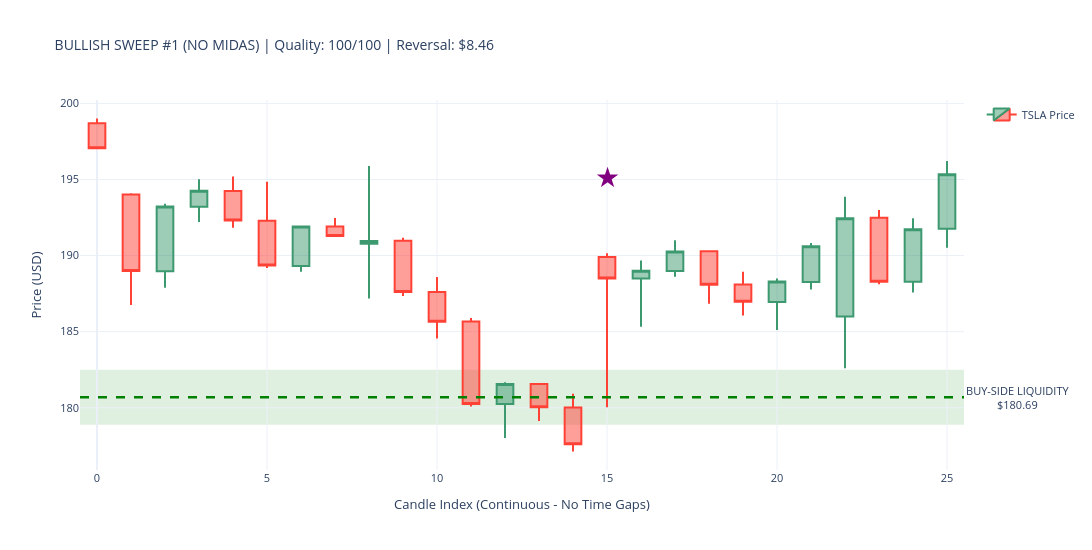
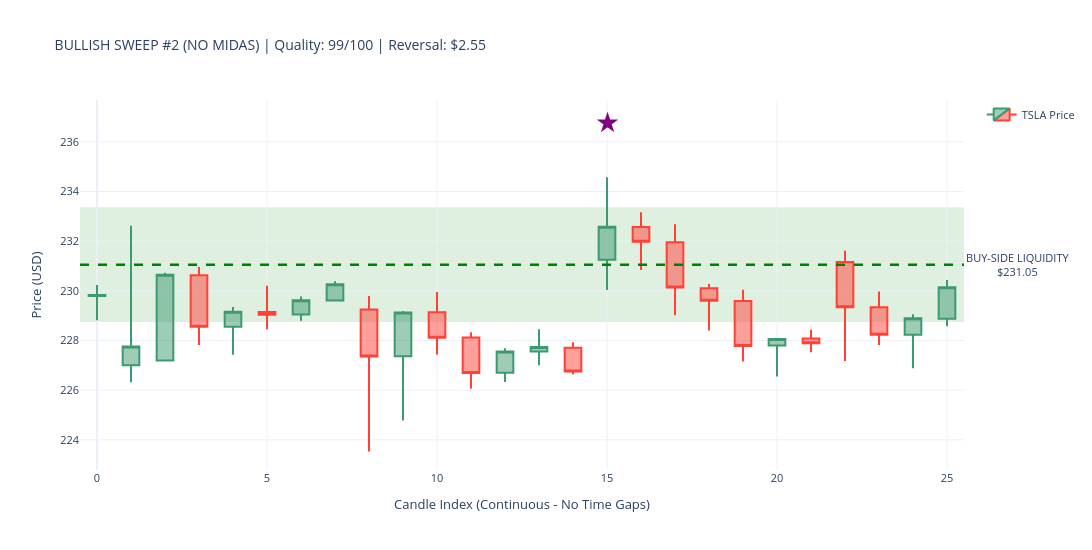
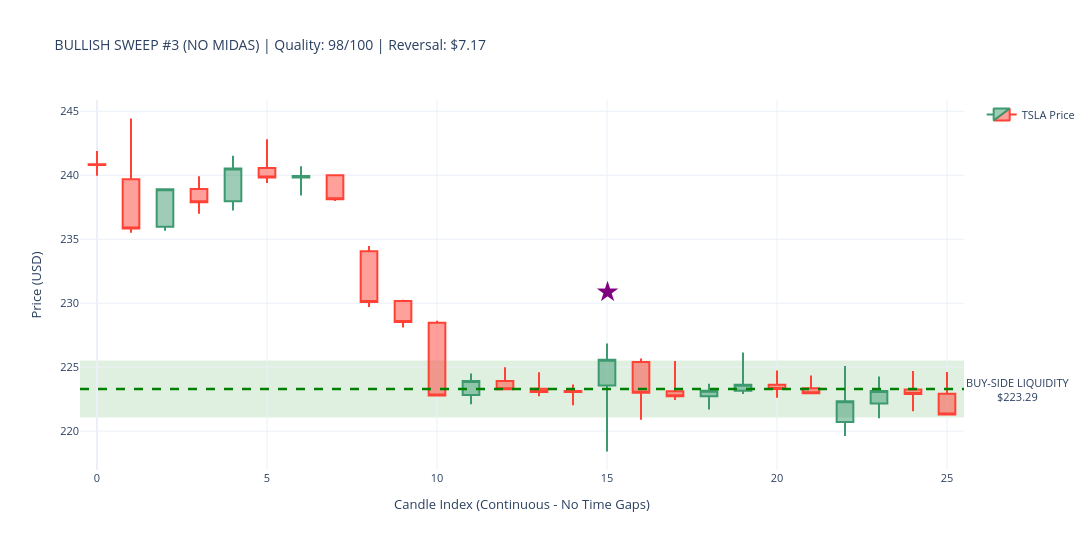
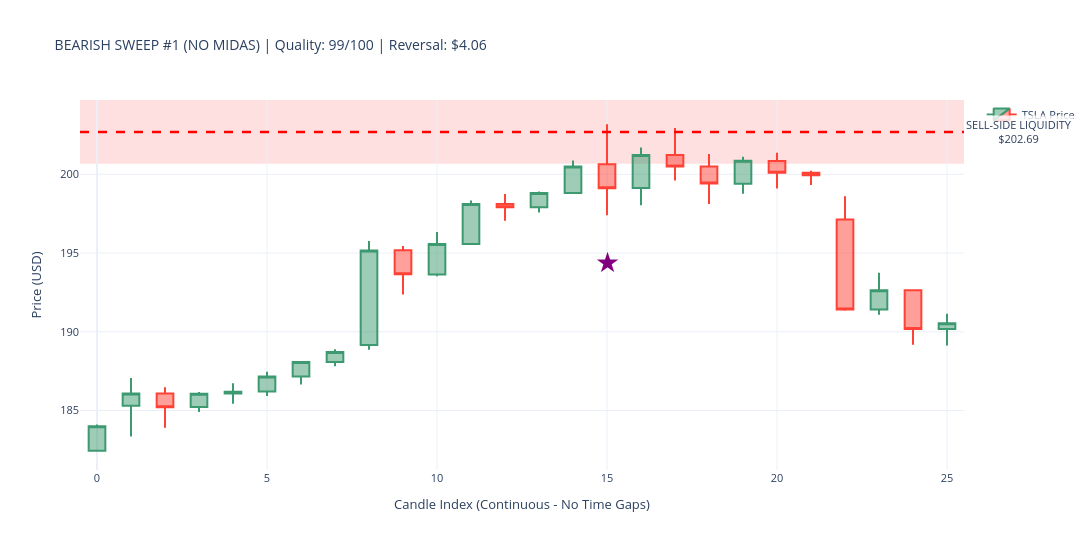

Source (notebook cell) for these figures, in order:
### Code cell
# ---------------------------------------------------------------------------
# SWEEP DETECTION CANDLESTICK VISUALIZATIONS WITH LIQUIDITY ZONES
# ---------------------------------------------------------------------------
# ---------------------------------------------------------------------------
# SAFETY CHECK - Ensure Part 8 has executed
# ---------------------------------------------------------------------------
required_vars = ['zones_df_daily', 'zones_df_hourly', 'sweeps_hourly_no_midas', 'sweeps_hourly_with_midas', 'hourly_data']
missing_vars = [v for v in required_vars if v not in globals()]

if missing_vars:
    print(f"\n⚠ WARNING: Missing variables - {missing_vars}")
    print("Please execute Part 8 (Main Execution) cell first to generate zones and sweeps.")
    print("Skipping visualization...")
else:
    print("\n✓ All required variables present. Proceeding with visualization...")

# Only run visualization if all variables are present
if not missing_vars:

    print("\n" + "=" * 70)
    print("VISUALIZING TOP SWEEPS - CANDLESTICK CHARTS WITH LIQUIDITY ZONES")
    print("=" * 70)

    import plotly.graph_objects as go

    # Use existing hourly_data from earlier analysis
    price_data = hourly_data.copy()
    print(f"\n✓ Analysing hourly data: {len(price_data)} candles")
    print(f"  Date range: {price_data['timestamp'].min().date()} to {price_data['timestamp'].max().date()}")

    # Debug: Check sweeps
    print(f"\nSweep data check:")
    print(f"  NO MIDAS: {len(sweeps_hourly_no_midas)} total sweeps")
    if len(sweeps_hourly_no_midas) > 0:
        print(f"    - Bullish: {(sweeps_hourly_no_midas['sweep_type']=='BULLISH').sum()}")
        print(f"    - Bearish: {(sweeps_hourly_no_midas['sweep_type']=='BEARISH').sum()}")
    
    print(f"  WITH MIDAS: {len(sweeps_hourly_with_midas)} total sweeps")
    if len(sweeps_hourly_with_midas) > 0:
        print(f"    - Bullish: {(sweeps_hourly_with_midas['sweep_type']=='BULLISH').sum()}")
        print(f"    - Bearish: {(sweeps_hourly_with_midas['sweep_type']=='BEARISH').sum()}")

    # Candlestick plotting function with liquidity zones
    def make_candlestick_chart_with_zones(price_df, sweep_timestamp, zone_level, sweep_type, chart_title):
        """
        Create candlestick chart with liquidity zone shading
        Uses arrow/marker notation for sweep detection point
        Plots candles continuously without time gaps
        """
        try:
            # Find closest candle to sweep time
            price_df_copy = price_df.copy()
            price_df_copy['ts_str'] = price_df_copy['timestamp'].astype(str).str[:10]
            sweep_ts_str = pd.to_datetime(sweep_timestamp).strftime('%Y-%m-%d')
        
            matching = price_df_copy[price_df_copy['ts_str'] == sweep_ts_str]
            if len(matching) == 0:
                return None
        
            sweep_idx = matching.index[0]
        
            # Get context: 15 before, 10 after
            # Convert index to position within price_df
            sweep_pos = price_df.index.get_loc(sweep_idx)
        
            # Get context: 15 before, 10 after
            start_pos = max(0, sweep_pos - 15)
            end_pos = min(len(price_df) - 1, sweep_pos + 10)
        
        
            subset = price_df.iloc[start_pos:end_pos+1].copy()
            
            # Create sequential index for continuous plotting (no time gaps)
            subset = subset.reset_index(drop=True)
            subset['candle_idx'] = range(len(subset))
            timestamp_labels = subset['timestamp'].dt.strftime('%Y-%m-%d %H:%M').values
        
            # Create figure with larger size using sequential x-axis
            fig = go.Figure(data=[go.Candlestick(
                x=subset['candle_idx'],
                open=subset['open'],
                high=subset['high'],
                low=subset['low'],
                close=subset['close'],
                name='TSLA Price',
                customdata=timestamp_labels,
                hovertemplate='<b>%{customdata}</b><br>Open: $%{open:.2f}<br>High: $%{high:.2f}<br>Low: $%{low:.2f}<br>Close: $%{close:.2f}<extra></extra>'
            )])
        
            # Add liquidity zone as shaded region
            if sweep_type == 'BULLISH':
                # Buy-side liquidity zone (support)
                fig.add_hrect(
                    y0=zone_level * 0.99,
                    y1=zone_level * 1.01,
                    fillcolor='green',
                    opacity=0.12,
                    layer='below',
                    line_width=0
                )
                zone_color = 'green'
                zone_label = 'BUY-SIDE LIQUIDITY'
            else:
                # Sell-side liquidity zone (resistance)
                fig.add_hrect(
                    y0=zone_level * 0.99,
                    y1=zone_level * 1.01,
                    fillcolor='red',
                    opacity=0.12,
                    layer='below',
                    line_width=0
                )
                zone_color = 'red'
                zone_label = 'SELL-SIDE LIQUIDITY'
        
            # Add zone level line with label
            fig.add_hline(
                y=zone_level,
                line_width=2.5,
                line_dash='dash',
                line_color=zone_color,
                annotation_text=f'{zone_label}<br>${zone_level:.2f}',
                annotation_position='right',
                annotation=dict(font_size=11, bgcolor='rgba(255,255,255,0.8)')
            )
        
            # Add sweep detection point with arrow marker
            sweep_subset_pos = sweep_pos - start_pos
            sweep_x = subset.iloc[sweep_subset_pos]['candle_idx']
            sweep_candle_high = subset.iloc[sweep_subset_pos]['high']
            sweep_candle_low = subset.iloc[sweep_subset_pos]['low']
        
            # Position arrow: buy-side above, sell-side below the candle
            candle_range = sweep_candle_high - sweep_candle_low
            if sweep_type == 'BULLISH':
                # Buy-side: star above the candle
                arrow_y = sweep_candle_high + candle_range * 0.5
                arrow_symbol = '★'
            else:
                # Sell-side: star below the candle
                arrow_y = sweep_candle_low - candle_range * 0.5
                arrow_symbol = '★'
        
            fig.add_annotation(
                x=sweep_x,
                y=arrow_y,
                text=arrow_symbol,
                showarrow=False,
                font=dict(size=28, color='purple'),
                xanchor='center'
            )
        
            fig.update_layout(
                title=dict(text=chart_title, font=dict(size=14)),
                yaxis_title='Price (USD)',
                xaxis_title='Candle Index (Continuous - No Time Gaps)',
                template='plotly_white',
                height=550,
                width=1150,
                hovermode='x unified',
                xaxis_rangeslider_visible=False,
                xaxis=dict(type='linear'),
                showlegend=True,
                font=dict(size=11),
                margin=dict(l=80, r=100, t=100, b=80)
            )
        
            return fig
        
        except Exception as e:
            print(f"      ✗ Error: {e}")
            return None

    # =========================================================================
    # PLOT NO MIDAS SWEEPS WITH LIQUIDITY ZONES
    # =========================================================================
    if len(sweeps_hourly_no_midas) > 0:
        print("\n" + "=" * 70)
        print("NO MIDAS SWEEPS WITH LIQUIDITY ZONES")
        print("=" * 70)
    
        # Get top 3 of each type
        bull_nm = sweeps_hourly_no_midas[sweeps_hourly_no_midas['sweep_type']=='BULLISH'].nlargest(3, 'sweep_quality_score')
        bear_nm = sweeps_hourly_no_midas[sweeps_hourly_no_midas['sweep_type']=='BEARISH'].nlargest(3, 'sweep_quality_score')
    
        print(f"\nBUYING SWEEPS - Targeting Buy-Side Liquidity ({len(bull_nm)}):")
        for i, (idx, row) in enumerate(bull_nm.iterrows(), 1):
            title = f"BULLISH SWEEP #{i} (NO MIDAS) | Quality: {row['sweep_quality_score']:.0f}/100 | Reversal: ${row['reversal_distance']:.2f}"
            print(f"  {i}. {row['timestamp']} - Buy-Side Zone: ${row['zone_level']:.2f}")
            fig = make_candlestick_chart_with_zones(price_data, row['timestamp'], row['zone_level'], 'BULLISH', title)
            if fig:
                fig.show()
            else:
                print(f"      → Could not create chart")
    
        print(f"\nSELLING SWEEPS - Targeting Sell-Side Liquidity ({len(bear_nm)}):")
        for i, (idx, row) in enumerate(bear_nm.iterrows(), 1):
            title = f"BEARISH SWEEP #{i} (NO MIDAS) | Quality: {row['sweep_quality_score']:.0f}/100 | Reversal: ${row['reversal_distance']:.2f}"
            print(f"  {i}. {row['timestamp']} - Sell-Side Zone: ${row['zone_level']:.2f}")
            fig = make_candlestick_chart_with_zones(price_data, row['timestamp'], row['zone_level'], 'BEARISH', title)
            if fig:
                fig.show()
            else:
                print(f"      → Could not create chart")
    else:
        print("\n✗ No sweeps in NO MIDAS dataset")

    # =========================================================================
    # PLOT WITH MIDAS SWEEPS WITH LIQUIDITY ZONES
    # =========================================================================
    if len(sweeps_hourly_with_midas) > 0:
        print("\n" + "=" * 70)
        print("WITH MIDAS SWEEPS WITH LIQUIDITY ZONES")
        print("=" * 70)
    
        # Get top 3 of each type
        bull_wm = sweeps_hourly_with_midas[sweeps_hourly_with_midas['sweep_type']=='BULLISH'].nlargest(3, 'sweep_quality_score')
        bear_wm = sweeps_hourly_with_midas[sweeps_hourly_with_midas['sweep_type']=='BEARISH'].nlargest(3, 'sweep_quality_score')
    
        print(f"\nBUYING SWEEPS - Targeting Buy-Side Liquidity ({len(bull_wm)}):")
        for i, (idx, row) in enumerate(bull_wm.iterrows(), 1):
            title = f"BULLISH SWEEP #{i} (WITH MIDAS) | Quality: {row['sweep_quality_score']:.0f}/100 | Reversal: ${row['reversal_distance']:.2f}"
            print(f"  {i}. {row['timestamp']} - Buy-Side Zone: ${row['zone_level']:.2f}")
            fig = make_candlestick_chart_with_zones(price_data, row['timestamp'], row['zone_level'], 'BULLISH', title)
            if fig:
                fig.show()
            else:
                print(f"      → Could not create chart")
    
        print(f"\nSELLING SWEEPS - Targeting Sell-Side Liquidity ({len(bear_wm)}):")
        for i, (idx, row) in enumerate(bear_wm.iterrows(), 1):
            title = f"BEARISH SWEEP #{i} (WITH MIDAS) | Quality: {row['sweep_quality_score']:.0f}/100 | Reversal: ${row['reversal_distance']:.2f}"
            print(f"  {i}. {row['timestamp']} - Sell-Side Zone: ${row['zone_level']:.2f}")
            fig = make_candlestick_chart_with_zones(price_data, row['timestamp'], row['zone_level'], 'BEARISH', title)
            if fig:
                fig.show()
            else:
                print(f"      → Could not create chart")
    else:
        print("\n✗ No sweeps in WITH MIDAS dataset")

    print("\n" + "=" * 70)
    print("✓ LIQUIDITY ZONE SWEEP VISUALIZATION COMPLETE")
    print("=" * 70)
    print("\nVISUAL LEGEND:")
    print("  🟢 GREEN SHADED ZONE: Buy-Side Liquidity (Support)")
    print("  🔴 RED SHADED ZONE: Sell-Side Liquidity (Resistance)")
    print("  ★ Star: Sweep Detection Point")
    print("  - - DASHED LINE: Liquidity Zone Level")

### Figure 1 — Plotly figure (JSON) as saved in the notebook; plotly's stock layout.template omitted (floating-point values rounded to 4 significant figures)
{"data": [{"close": [197.1, 189.0, 193.2, 194.3, 192.3, 189.3, 191.9, 191.3, 191.0, 187.6, 185.7, 180.2, 181.6, 180.0, 177.6, 188.5, 189.0, 190.3, 188.1, 187.0, 188.3, 190.6, 192.4, 188.3, 191.7, 195.3], "customdata": ["2022-11-07 15:30", "2022-11-08 09:30", "2022-11-08 10:30", "2022-11-08 11:30", "2022-11-08 12:30", "2022-11-08 13:30", "2022-11-08 14:30", "2022-11-08 15:30", "2022-11-09 09:30", "2022-11-09 10:30", "2022-11-09 11:30", "2022-11-09 12:30", "2022-11-09 13:30", "2022-11-09 14:30", "2022-11-09 15:30", "2022-11-10 09:30", "2022-11-10 10:30", "2022-11-10 11:30", "2022-11-10 12:30", "2022-11-10 13:30", "2022-11-10 14:30", "2022-11-10 15:30", "2022-11-11 09:30", "2022-11-11 10:30", "2022-11-11 11:30", "2022-11-11 12:30"], "high": [199.0, 194.1, 193.4, 195.0, 195.2, 194.8, 192.0, 192.5, 195.9, 191.2, 188.6, 185.9, 181.7, 181.6, 180.9, 190.2, 189.7, 191.0, 190.3, 188.9, 188.5, 190.8, 193.9, 193.0, 192.5, 196.2], "hovertemplate": "<b>%{customdata}</b><br>Open: $%{open:.2f}<br>High: $%{high:.2f}<br>Low: $%{low:.2f}<br>Close: $%{close:.2f}<extra></extra>", "low": [197.0, 186.8, 187.9, 192.2, 191.8, 189.2, 188.9, 191.2, 187.2, 187.3, 184.6, 180.1, 178.0, 179.1, 177.1, 180.0, 185.3, 188.6, 186.8, 186.1, 185.1, 187.8, 182.6, 188.1, 187.6, 190.5], "name": "TSLA Price", "open": [198.7, 194.0, 189.0, 193.2, 194.2, 192.3, 189.3, 191.9, 190.8, 191.0, 187.6, 185.7, 180.2, 181.6, 180.0, 189.9, 188.5, 189.0, 190.3, 188.1, 186.9, 188.3, 186.0, 192.5, 188.3, 191.8], "type": "candlestick", "x": [0, 1, 2, 3, 4, 5, 6, 7, 8, 9, 10, 11, 12, 13, 14, 15, 16, 17, 18, 19, 20, 21, 22, 23, 24, 25]}], "layout": {"annotations": [{"bgcolor": "rgba(255,255,255,0.8)", "font": {"size": 11}, "showarrow": false, "text": "BUY-SIDE LIQUIDITY<br>$180.69", "x": 1, "xanchor": "left", "xref": "x domain", "y": 180.7, "yanchor": "middle", "yref": "y"}, {"font": {"color": "purple", "size": 28}, "showarrow": false, "text": "★", "x": 15, "xanchor": "center", "y": 195.2}], "font": {"size": 11}, "height": 550, "hovermode": "x unified", "margin": {"b": 80, "l": 80, "r": 100, "t": 100}, "shapes": [{"fillcolor": "green", "layer": "below", "line": {"width": 0}, "opacity": 0.12, "type": "rect", "x0": 0, "x1": 1, "xref": "x domain", "y0": 178.9, "y1": 182.5, "yref": "y"}, {"line": {"color": "green", "dash": "dash", "width": 2.5}, "type": "line", "x0": 0, "x1": 1, "xref": "x domain", "y0": 180.7, "y1": 180.7, "yref": "y"}], "showlegend": true, "title": {"font": {"size": 14}, "text": "BULLISH SWEEP #1 (NO MIDAS) | Quality: 100/100 | Reversal: $8.46"}, "width": 1150, "xaxis": {"rangeslider": {"visible": false}, "title": {"text": "Candle Index (Continuous - No Time Gaps)"}, "type": "linear"}, "yaxis": {"title": {"text": "Price (USD)"}}}}

### Figure 2 — Plotly figure (JSON) as saved in the notebook; plotly's stock layout.template omitted (floating-point values rounded to 4 significant figures)
{"data": [{"close": [229.8, 227.8, 230.7, 228.6, 229.2, 229.0, 229.6, 230.3, 227.4, 229.1, 228.1, 226.7, 227.6, 227.7, 226.8, 232.6, 232.0, 230.1, 229.6, 227.8, 228.1, 227.9, 229.3, 228.2, 228.9, 230.1], "customdata": ["2024-09-12 15:30", "2024-09-13 09:30", "2024-09-13 10:30", "2024-09-13 11:30", "2024-09-13 12:30", "2024-09-13 13:30", "2024-09-13 14:30", "2024-09-13 15:30", "2024-09-16 09:30", "2024-09-16 10:30", "2024-09-16 11:30", "2024-09-16 12:30", "2024-09-16 13:30", "2024-09-16 14:30", "2024-09-16 15:30", "2024-09-17 09:30", "2024-09-17 10:30", "2024-09-17 11:30", "2024-09-17 12:30", "2024-09-17 13:30", "2024-09-17 14:30", "2024-09-17 15:30", "2024-09-18 09:30", "2024-09-18 10:30", "2024-09-18 11:30", "2024-09-18 12:30"], "high": [230.2, 232.6, 230.7, 231.0, 229.3, 230.2, 229.8, 230.4, 229.8, 229.2, 229.9, 228.3, 227.7, 228.4, 227.9, 234.6, 233.2, 232.7, 230.3, 230.0, 228.1, 228.4, 231.6, 230.0, 229.1, 230.4], "hovertemplate": "<b>%{customdata}</b><br>Open: $%{open:.2f}<br>High: $%{high:.2f}<br>Low: $%{low:.2f}<br>Close: $%{close:.2f}<extra></extra>", "low": [228.8, 226.3, 227.2, 227.8, 227.4, 228.4, 228.8, 229.6, 223.5, 224.8, 227.4, 226.1, 226.3, 227.0, 226.6, 230.0, 230.8, 229.0, 228.4, 227.2, 226.6, 227.5, 227.2, 227.8, 226.9, 228.6], "name": "TSLA Price", "open": [229.8, 227.0, 227.2, 230.6, 228.6, 229.2, 229.1, 229.6, 229.2, 227.4, 229.1, 228.1, 226.7, 227.6, 227.7, 231.2, 232.6, 232.0, 230.1, 229.6, 227.8, 228.1, 231.2, 229.3, 228.2, 228.9], "type": "candlestick", "x": [0, 1, 2, 3, 4, 5, 6, 7, 8, 9, 10, 11, 12, 13, 14, 15, 16, 17, 18, 19, 20, 21, 22, 23, 24, 25]}], "layout": {"annotations": [{"bgcolor": "rgba(255,255,255,0.8)", "font": {"size": 11}, "showarrow": false, "text": "BUY-SIDE LIQUIDITY<br>$231.05", "x": 1, "xanchor": "left", "xref": "x domain", "y": 231.1, "yanchor": "middle", "yref": "y"}, {"font": {"color": "purple", "size": 28}, "showarrow": false, "text": "★", "x": 15, "xanchor": "center", "y": 236.8}], "font": {"size": 11}, "height": 550, "hovermode": "x unified", "margin": {"b": 80, "l": 80, "r": 100, "t": 100}, "shapes": [{"fillcolor": "green", "layer": "below", "line": {"width": 0}, "opacity": 0.12, "type": "rect", "x0": 0, "x1": 1, "xref": "x domain", "y0": 228.7, "y1": 233.4, "yref": "y"}, {"line": {"color": "green", "dash": "dash", "width": 2.5}, "type": "line", "x0": 0, "x1": 1, "xref": "x domain", "y0": 231.1, "y1": 231.1, "yref": "y"}], "showlegend": true, "title": {"font": {"size": 14}, "text": "BULLISH SWEEP #2 (NO MIDAS) | Quality: 99/100 | Reversal: $2.55"}, "width": 1150, "xaxis": {"rangeslider": {"visible": false}, "title": {"text": "Candle Index (Continuous - No Time Gaps)"}, "type": "linear"}, "yaxis": {"title": {"text": "Price (USD)"}}}}

### Figure 3 — Plotly figure (JSON) as saved in the notebook; plotly's stock layout.template omitted (floating-point values rounded to 4 significant figures)
{"data": [{"close": [240.8, 235.8, 238.9, 237.9, 240.5, 239.8, 239.9, 238.1, 230.1, 228.5, 222.8, 223.9, 223.3, 223.1, 223.1, 225.6, 223.0, 222.7, 223.2, 223.6, 223.3, 223.0, 222.3, 223.1, 222.9, 221.3], "customdata": ["2022-10-05 15:30", "2022-10-06 09:30", "2022-10-06 10:30", "2022-10-06 11:30", "2022-10-06 12:30", "2022-10-06 13:30", "2022-10-06 14:30", "2022-10-06 15:30", "2022-10-07 09:30", "2022-10-07 10:30", "2022-10-07 11:30", "2022-10-07 12:30", "2022-10-07 13:30", "2022-10-07 14:30", "2022-10-07 15:30", "2022-10-10 09:30", "2022-10-10 10:30", "2022-10-10 11:30", "2022-10-10 12:30", "2022-10-10 13:30", "2022-10-10 14:30", "2022-10-10 15:30", "2022-10-11 09:30", "2022-10-11 10:30", "2022-10-11 11:30", "2022-10-11 12:30"], "high": [241.9, 244.4, 239.0, 239.9, 241.5, 242.8, 240.7, 240.1, 234.5, 230.3, 228.6, 224.5, 225.0, 224.6, 223.7, 226.8, 225.7, 225.5, 223.7, 226.2, 224.8, 224.3, 225.1, 224.3, 224.7, 224.6], "hovertemplate": "<b>%{customdata}</b><br>Open: $%{open:.2f}<br>High: $%{high:.2f}<br>Low: $%{low:.2f}<br>Close: $%{close:.2f}<extra></extra>", "low": [240.0, 235.5, 235.7, 237.0, 237.2, 239.4, 238.4, 238.0, 229.7, 228.1, 222.8, 222.1, 223.2, 222.7, 222.0, 218.4, 220.9, 222.4, 221.7, 222.9, 222.6, 222.9, 219.6, 221.0, 221.6, 221.3], "name": "TSLA Price", "open": [240.9, 239.7, 236.0, 238.9, 238.0, 240.6, 239.8, 240.0, 234.1, 230.2, 228.5, 222.8, 223.9, 223.3, 223.1, 223.6, 225.4, 223.1, 222.7, 223.2, 223.6, 223.3, 220.7, 222.2, 223.2, 222.9], "type": "candlestick", "x": [0, 1, 2, 3, 4, 5, 6, 7, 8, 9, 10, 11, 12, 13, 14, 15, 16, 17, 18, 19, 20, 21, 22, 23, 24, 25]}], "layout": {"annotations": [{"bgcolor": "rgba(255,255,255,0.8)", "font": {"size": 11}, "showarrow": false, "text": "BUY-SIDE LIQUIDITY<br>$223.29", "x": 1, "xanchor": "left", "xref": "x domain", "y": 223.3, "yanchor": "middle", "yref": "y"}, {"font": {"color": "purple", "size": 28}, "showarrow": false, "text": "★", "x": 15, "xanchor": "center", "y": 231.1}], "font": {"size": 11}, "height": 550, "hovermode": "x unified", "margin": {"b": 80, "l": 80, "r": 100, "t": 100}, "shapes": [{"fillcolor": "green", "layer": "below", "line": {"width": 0}, "opacity": 0.12, "type": "rect", "x0": 0, "x1": 1, "xref": "x domain", "y0": 221.1, "y1": 225.5, "yref": "y"}, {"line": {"color": "green", "dash": "dash", "width": 2.5}, "type": "line", "x0": 0, "x1": 1, "xref": "x domain", "y0": 223.3, "y1": 223.3, "yref": "y"}], "showlegend": true, "title": {"font": {"size": 14}, "text": "BULLISH SWEEP #3 (NO MIDAS) | Quality: 98/100 | Reversal: $7.17"}, "width": 1150, "xaxis": {"rangeslider": {"visible": false}, "title": {"text": "Candle Index (Continuous - No Time Gaps)"}, "type": "linear"}, "yaxis": {"title": {"text": "Price (USD)"}}}}

### Figure 4 — Plotly figure (JSON) as saved in the notebook; plotly's stock layout.template omitted (floating-point values rounded to 4 significant figures)
{"data": [{"close": [184.0, 186.1, 185.2, 186.1, 186.2, 187.2, 188.1, 188.7, 195.2, 193.7, 195.6, 198.1, 197.9, 198.8, 200.5, 199.1, 201.2, 200.5, 199.4, 200.9, 200.1, 199.9, 191.4, 192.6, 190.2, 190.5], "customdata": ["2024-02-13 15:30", "2024-02-14 09:30", "2024-02-14 10:30", "2024-02-14 11:30", "2024-02-14 12:30", "2024-02-14 13:30", "2024-02-14 14:30", "2024-02-14 15:30", "2024-02-15 09:30", "2024-02-15 10:30", "2024-02-15 11:30", "2024-02-15 12:30", "2024-02-15 13:30", "2024-02-15 14:30", "2024-02-15 15:30", "2024-02-16 09:30", "2024-02-16 10:30", "2024-02-16 11:30", "2024-02-16 12:30", "2024-02-16 13:30", "2024-02-16 14:30", "2024-02-16 15:30", "2024-02-20 09:30", "2024-02-20 10:30", "2024-02-20 11:30", "2024-02-20 12:30"], "high": [184.1, 187.1, 186.5, 186.2, 186.7, 187.5, 188.1, 188.9, 195.8, 195.4, 196.3, 198.3, 198.8, 198.9, 200.9, 203.2, 201.7, 202.9, 201.3, 201.1, 201.4, 200.2, 198.6, 193.8, 192.7, 191.1], "hovertemplate": "<b>%{customdata}</b><br>Open: $%{open:.2f}<br>High: $%{high:.2f}<br>Low: $%{low:.2f}<br>Close: $%{close:.2f}<extra></extra>", "low": [182.4, 183.3, 183.9, 184.9, 185.4, 185.9, 186.7, 187.8, 188.9, 192.4, 193.5, 195.5, 197.1, 197.6, 198.8, 197.4, 198.0, 199.6, 198.1, 198.8, 199.1, 199.3, 191.3, 191.1, 189.2, 189.1], "name": "TSLA Price", "open": [182.4, 185.3, 186.1, 185.2, 186.1, 186.2, 187.2, 188.1, 189.2, 195.2, 193.6, 195.6, 198.1, 197.9, 198.8, 200.6, 199.1, 201.2, 200.5, 199.4, 200.8, 200.1, 197.1, 191.4, 192.6, 190.2], "type": "candlestick", "x": [0, 1, 2, 3, 4, 5, 6, 7, 8, 9, 10, 11, 12, 13, 14, 15, 16, 17, 18, 19, 20, 21, 22, 23, 24, 25]}], "layout": {"annotations": [{"bgcolor": "rgba(255,255,255,0.8)", "font": {"size": 11}, "showarrow": false, "text": "SELL-SIDE LIQUIDITY<br>$202.69", "x": 1, "xanchor": "left", "xref": "x domain", "y": 202.7, "yanchor": "middle", "yref": "y"}, {"font": {"color": "purple", "size": 28}, "showarrow": false, "text": "★", "x": 15, "xanchor": "center", "y": 194.5}], "font": {"size": 11}, "height": 550, "hovermode": "x unified", "margin": {"b": 80, "l": 80, "r": 100, "t": 100}, "shapes": [{"fillcolor": "red", "layer": "below", "line": {"width": 0}, "opacity": 0.12, "type": "rect", "x0": 0, "x1": 1, "xref": "x domain", "y0": 200.7, "y1": 204.7, "yref": "y"}, {"line": {"color": "red", "dash": "dash", "width": 2.5}, "type": "line", "x0": 0, "x1": 1, "xref": "x domain", "y0": 202.7, "y1": 202.7, "yref": "y"}], "showlegend": true, "title": {"font": {"size": 14}, "text": "BEARISH SWEEP #1 (NO MIDAS) | Quality: 99/100 | Reversal: $4.06"}, "width": 1150, "xaxis": {"rangeslider": {"visible": false}, "title": {"text": "Candle Index (Continuous - No Time Gaps)"}, "type": "linear"}, "yaxis": {"title": {"text": "Price (USD)"}}}}
